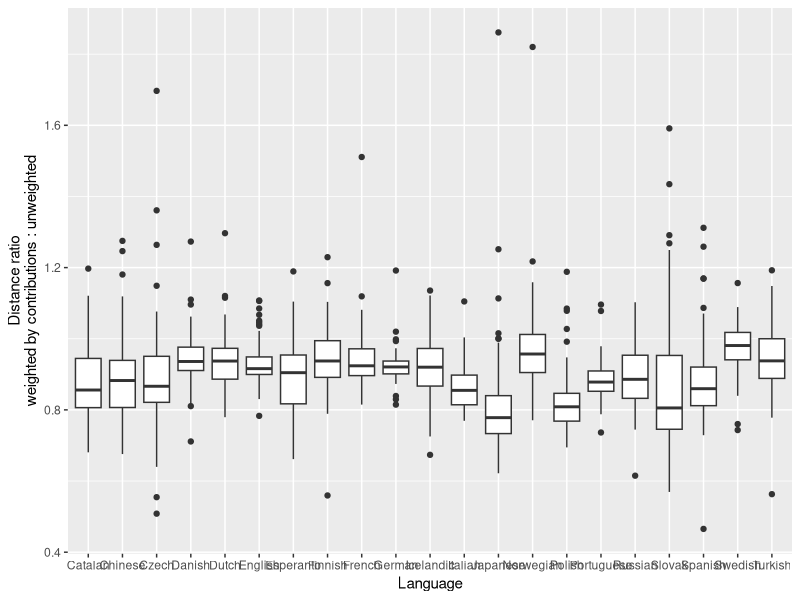

Write R code to recreate this figure. (Note: this script raises an error after producing the figure.)
require(reshape)
require(stringr)
require(ggplot2)

d.lang <- read.table('../lang.txt', header=T)
lang.labels <- as.character(d.lang$name)
names(lang.labels) <- str_trim(tolower(as.character(d.lang$alpha2)))
d.flows <- read.csv('../data/x_contrib_flows_yyyymm.csv')
d <- merge(d.flows, d.lang[,-1], by.x='lang', by.y='alpha2')

d$name <- factor(d$name)
summary(d)
# p <- cast(yyyy + mm ~ name, data=d, value='distance_ratio')
# data <- apply.bycol(p, function (x) { as.numeric(na.omit(x))})
# 
# plot(density(data$English), main='English', xlab='Distance ratio\n(weighted by contributions : unweighted)')
# abline(v=mean(data$English, na.rm=T), lty=2, col='red')
# 
# 
# boxplot((p[,3:ncol(p)]), pch=20,
#   ylab='Distance ratio\n(weighted by contributions : unweighted)', 
#   xlab='', las=3)
# abline(h=1.0, lty=2, col='blue')

gp <- ggplot(d, aes(x=name, y=distance_ratio)) + geom_boxplot()
gp <- gp + scale_y_continuous("Distance ratio\nweighted by contributions : unweighted")
gp <- gp + scale_x_discrete("Language")
gp <- gp + opts(axis.text.x=theme_text(angle=90, size=8, hjust=1))
plot(gp)
